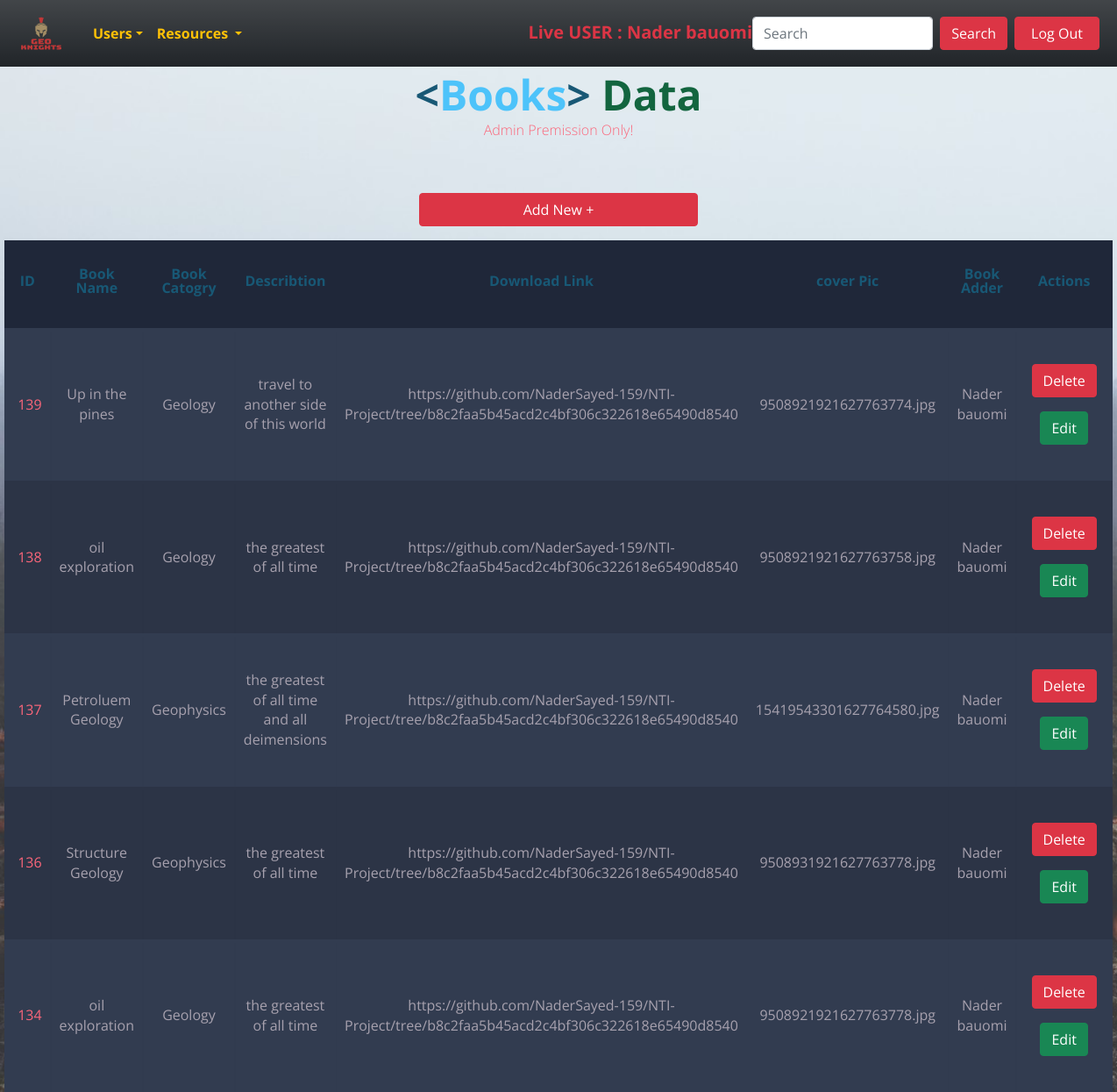
Before: /admin/resources/books/index.php (signed in) with the older database file.
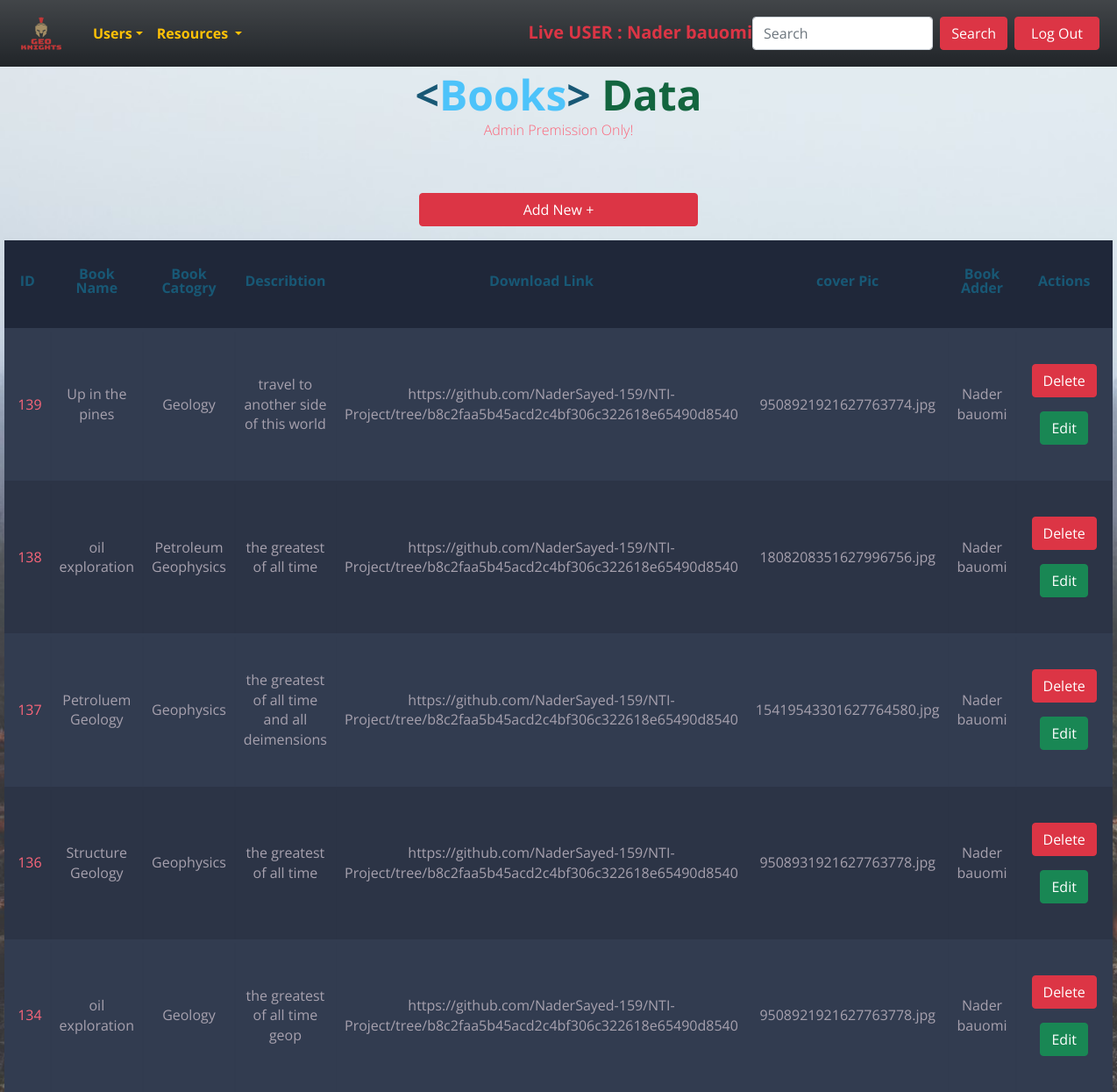
After: the same page with the newer database file.
### tables this page shows
CREATE TABLE `books` (
  `id` int(11) NOT NULL,
  `book_name` char(80) NOT NULL,
  `book_category` int(11) DEFAULT NULL,
  `describtion` varchar(300) NOT NULL,
  `Download` varchar(300) NOT NULL,
  `coverPic` char(60) NOT NULL,
  `book_adder` int(11) DEFAULT NULL
);

CREATE TABLE `bookscategory` (
  `id` int(11) NOT NULL,
  `book_category` char(60) NOT NULL
);

CREATE TABLE `users` (
  `id` int(11) NOT NULL,
  `name` char(50) NOT NULL,
  `email` char(80) NOT NULL,
  `password` char(50) NOT NULL,
  `phone` char(11) NOT NULL,
  `gender` char(40) NOT NULL,
  `user_type` int(11) DEFAULT NULL
);

### helpers/paths.php (called while the page is built, shortened)
<?php
function resources($dis){
    return "http://" . $_SERVER['SERVER_NAME'] . "/g2p/admin/resources/" . $dis;
}
function css($dis){
    return   "http://" . $_SERVER['SERVER_NAME'] . "/g2p/assests/css/" . $dis;
}
?>

### admin/resources/books/index.php (the view, shortened to what this page needs)
<?php
require "../../../helpers/paths.php";
require '../../../helpers/dbConnection.php';
require '../../../layout/navAdmin.php';
$sql = "select books.* , bookscategory.id as bookId , bookscategory.book_category as category , users.id as userID ,users.name as adder from books join bookscategory on books.book_category = bookscategory.id join users on books.book_adder = users.id  order by books.id desc";
$op = mysqli_query($con, $sql);
?>
<!DOCTYPE html>
<html lang="en">
<head>
    <link rel="stylesheet" href="<?php echo css('display.css') ?>">
</head>
<body>
    <h1 class="m-2"><span class="blue">&lt;</span>Books<span class="blue">&gt;</span> <span class="yellow">Data</pan>
    </h1>
    <h2>Admin Premission Only! <br><br>
    </h2>
    <div class="mx-auto  m-3">
        <a href="<?php echo resources('books/create.php') ?>" class="btn btn-danger d-block mx-auto w-25 ">Add New +</a>
    </div>
    <table class="container">
        <thead>
            <tr>
                <th>
                    <h1>ID</h1>
                </th>
                <th>
                    <h1>Book Name</h1>
                </th>
                <th>
                    <h1>Book Catogry</h1>
                </th>
                <th>
                    <h1>Describtion</h1>
                </th>
                <th>
                    <h1>Download Link</h1>
                </th>
                <th>
                    <h1>cover Pic</h1>
                </th>
                <th>
                    <h1>Book Adder</h1>
                </th>
                <th>
                    <h1>Actions</h1>
                </th>
            </tr>
        </thead>
        <tbody>
            <?php while ($data = mysqli_fetch_assoc($op)) { ?>
                <tr class="text-center">
                    <td><?php echo $data['id']; ?></td>
                    <td><?php echo $data['book_name']; ?></td>
                    <td><?php echo $data['category']; ?></td>
                    <td style=" text-align: center; "><?php echo $data['describtion']; ?></td>
                    <td style="overflow: hidden;text-overflow: ellipsis;"><?php echo $data['Download']; ?></td>
                    <td style="white-space: nowrap;overflow: hidden;text-overflow: ellipsis;"><?php echo $data['coverPic']; ?></td>
                    <td><?php echo $data['adder']; ?></td>
                    <td>
                        <a href="delete.php?id=<?php echo $data['id'] ?>" class="btn btn-danger m-2 ">Delete</a>
                        <a href="edit.php?id=<?php echo $data['id']; ?>" class="btn btn-success m-2 ">Edit</a>
                    </td>
                </tr>
            <?php } ?>
        </tbody>
    </table>
</body>
</html>

Changed rows visible on the page:
changed books id 138: book_category.book_category "Geology" → "Petroleum Geophysics"; coverPic "9508921921627763758.jpg" → "1808208351627996756.jpg"
changed books "9508921921627763778.jpg": describtion "the greatest of all time" → "the greatest of all time geop"
